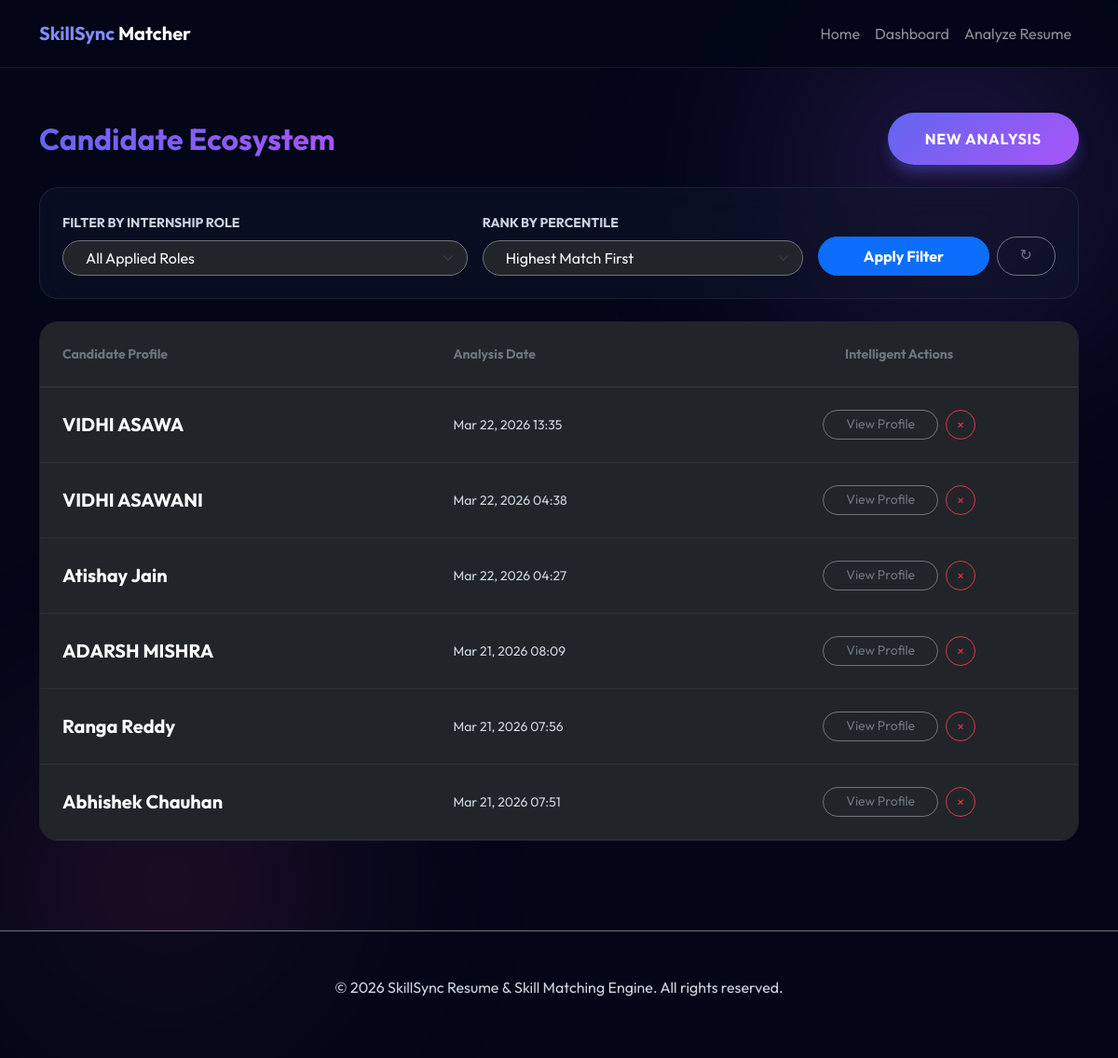
Before: /dashboard/ with the older database file.
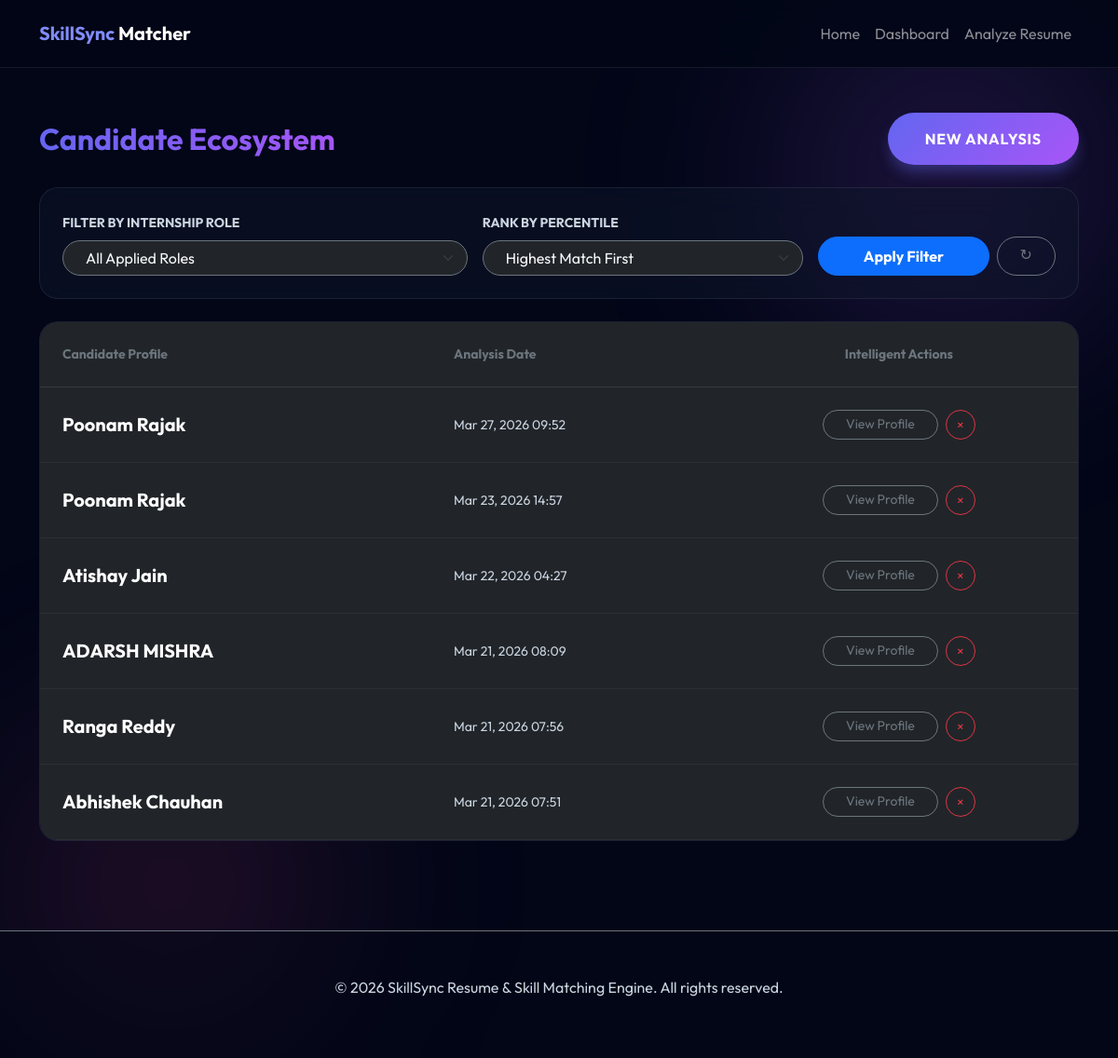
After: the same page with the newer database file.
### matching_app/models.py (models this page shows, shortened)
class Candidate(models.Model):
    name = models.CharField(max_length=100)
    resume_file = models.FileField(upload_to='resumes/', null=True, blank=True)
    education = models.TextField(blank=True)
    skills = models.TextField(blank=True)
    tools = models.TextField(blank=True)
    experience = models.TextField(blank=True)
    projects = models.TextField(blank=True)
    certifications = models.TextField(blank=True)
    extracted_text = models.TextField(blank=True)
    created_at = models.DateTimeField(auto_now_add=True)

### matching_app/views.py (the view)
# urls.py: path('dashboard/', views.dashboard, name='dashboard'),
def dashboard(request):
    roles = Role.objects.all()
    role_id = request.GET.get('role')
    sort_order = request.GET.get('sort', 'desc')
    context = {'roles': roles}
    if role_id:
        selected_role = get_object_or_404(Role, pk=role_id)
        all_candidates = Candidate.objects.all()
        for cand in all_candidates:
            res = get_rule_based_matches(cand.extracted_text, [selected_role])
            if res:
                Match.objects.update_or_create(
                    candidate=cand,
                    role=selected_role,
                    defaults={
                        'match_percentage': res[0]['match_percentage'],
                        'fit_category': res[0]['fit_category']
                    }
                )
        matches = Match.objects.filter(role_id=role_id)
        if sort_order == 'asc':
            matches = matches.order_by('match_percentage')
        else:
            matches = matches.order_by('-match_percentage')
        context['matches'] = matches
        context['selected_role'] = int(role_id)
        context['selected_sort'] = sort_order
    else:
        candidates = Candidate.objects.all().order_by('-created_at')
        context['candidates'] = candidates
    return render(request, 'dashboard.html', context)

### templates/dashboard.html (shortened to what this page needs)
{% extends 'base.html' %}
{% block content %}
<div class="container py-5">
    <div class="d-flex justify-content-between align-items-center mb-4 reveal">
        <h2 class="fw-bold m-0 text-gradient">Candidate Ecosystem</h2>
        <a href="{% url 'upload_resume' %}" class="btn btn-premium">New Analysis</a>
    </div>
    <div class="glass-card-premium neon-blue mb-4 p-4 reveal delay-1">
        <form method="GET" action="{% url 'dashboard' %}" class="row g-3 align-items-end">
            <div class="col-md-5">
                <label class="form-label text-muted small fw-bold text-uppercase">Filter by Internship Role</label>
                <select name="role" class="form-select bg-dark text-light border-secondary rounded-pill ps-4">
                    <option value="">All Applied Roles</option>
                </select>
            </div>
            <div class="col-md-4">
                <label class="form-label text-muted small fw-bold text-uppercase">Rank by Percentile</label>
                <select name="sort" class="form-select bg-dark text-light border-secondary rounded-pill ps-4">
                    <option value="desc" {% if selected_sort == 'desc' %}selected{% endif %}>Highest Match First</option>
                </select>
            </div>
            <div class="col-md-3 d-flex gap-2">
                <button type="submit" class="btn btn-primary rounded-pill w-100 py-2 fw-bold">Apply Filter</button>
                <a href="{% url 'dashboard' %}" class="btn btn-outline-secondary rounded-pill px-4" title="Reset">↻</a>
            </div>
        </form>
    </div>
    <div class="glass-card-premium p-0 overflow-hidden reveal delay-1">
        <table class="table table-dark table-hover m-0" style="background: transparent;">
            <thead style="background: rgba(255, 255, 255, 0.03);">
                <tr>
                    <th class="ps-4 py-4 text-secondary uppercase small tracking-wider">Candidate Profile</th>
                    <th class="py-4 text-secondary uppercase small tracking-wider">{% if selected_role %}Match Percentage{% else %}Analysis Date{% endif %}</th>
                    <th class="py-4 text-center text-secondary uppercase small tracking-wider">Intelligent Actions</th>
                </tr>
            </thead>
            <tbody>
                {% if matches %}
                    {% for match in matches %}
                    <tr style="border-bottom: 1px solid rgba(255,255,255,0.05);">
                        <td class="ps-4 py-4 align-middle">
                            <div class="fw-bold fs-5">{{ match.candidate.name }}</div>
                            <div class="text-muted small">Matched for: {{ match.role.name }}</div>
                        </td>
                        <td class="py-4 align-middle">
                            <div class="d-flex align-items-center gap-3">
                                <span class="fw-bold" style="color: var(--primary-color);">{{ match.match_percentage }}%</span>
                                <div class="fit-badge {% if match.fit_category == 'Strong Fit' %}fit-strong{% elif match.fit_category == 'Moderate Fit' %}fit-moderate{% else %}fit-low{% endif %}">
                                    {{ match.fit_category }}
                                </div>
                            </div>
                        </td>
                        <td class="py-4 text-center">
                            <div class="d-flex justify-content-center gap-2">
                                <a href="{% url 'candidate_detail' match.candidate.pk %}" class="btn btn-sm btn-outline-secondary rounded-pill px-4 border-secondary hover-neon-purple">Deep Analysis</a>
                                <a href="{% url 'delete_candidate' match.candidate.pk %}"
                                   class="btn btn-sm btn-outline-danger rounded-circle p-2 border-danger hover-neon-red"
                                   onclick="return confirm('Delete analysis for {{ match.candidate.name }}?')"
                                   style="width: 32px; height: 32px; display: inline-flex; align-items: center; justify-content: center;">
                                    <span>×</span>
                                </a>
                            </div>
                        </td>
                    </tr>
                    {% endfor %}
                {% elif candidates %}
                    {% for candidate in candidates %}
                    <tr style="border-bottom: 1px solid rgba(255,255,255,0.05);">
                        <td class="ps-4 py-4 align-middle">
                            <div class="fw-bold fs-5">{{ candidate.name }}</div>
                        </td>
                        <td class="py-4 align-middle text-muted small">{{ candidate.created_at|date:"M d, Y H:i" }}</td>
                        <td class="py-4 text-center">
                            <div class="d-flex justify-content-center gap-2">
                                <a href="{% url 'candidate_detail' candidate.pk %}" class="btn btn-sm btn-outline-secondary rounded-pill px-4 border-secondary hover-neon-purple">View Profile</a>
                                <a href="{% url 'delete_candidate' candidate.pk %}"
                                   class="btn btn-sm btn-outline-danger rounded-circle p-2 border-danger hover-neon-red"
                                   onclick="return confirm('Delete analysis for {{ candidate.name }}?')"
                                   style="width: 32px; height: 32px; display: inline-flex; align-items: center; justify-content: center;">
                                    <span>×</span>
                                </a>
                            </div>
                        </td>
                    </tr>
                    {% endfor %}
                {% endif %}
            </tbody>
        </table>
    </div>
</div>
{% endblock %}

### templates/base.html (shortened to what this page needs)
<!DOCTYPE html>
<html lang="en">
<head>
    <link href="https://cdn.jsdelivr.net/npm/bootstrap@5.3.0/dist/css/bootstrap.min.css" rel="stylesheet">
    <link rel="stylesheet" href="/static/css/style.css">
</head>
<body>
    <div class="bg-blob blob-1"></div>
    <nav class="navbar navbar-expand-lg navbar-dark nav-glass sticky-top">
        <div class="container">
            <a class="navbar-brand fw-bold" href="{% url 'home' %}">
                <span style="color: #818cf8;">SkillSync</span> Matcher
            </a>
            <div class="collapse navbar-collapse" id="navbarNav">
                <ul class="navbar-nav ms-auto">
                    <li class="nav-item"><a class="nav-link" href="{% url 'home' %}">Home</a></li>
                    <li class="nav-item"><a class="nav-link" href="{% url 'dashboard' %}">Dashboard</a></li>
                    <li class="nav-item"><a class="nav-link" href="{% url 'upload_resume' %}">Analyze Resume</a></li>
                </ul>
            </div>
        </div>
    </nav>
    <main>
        {% block content %}{% endblock %}
    </main>
    <footer class="py-5 text-center text-muted border-top border-secondary mt-5" style="background: rgba(2, 6, 23, 0.5);">
        <div class="container">
            <p>&copy; 2026 SkillSync Resume & Skill Matching Engine. All rights reserved.</p>
        </div>
    </footer>
</body>
</html>

### static/css/style.css (style rules this page uses)
:root { --primary-color: #6366f1; --secondary-color: #a855f7; --accent-color: #ec4899; --bg-dark: #020617; --card-bg: rgba(15, 23, 42, 0.6); --text-main: #f8fafc; --text-muted: #cbd5e1; --glass-border: rgba(255, 255, 255, 0.08); --neon-blue: #00d2ff; --neon-purple: #9d50bb; }
body { background: #020617; color: var(--text-main); font-family: 'Outfit', sans-serif; margin: 0; overflow-x: hidden; min-height: 100vh; position: relative; }
.text-muted { color: var(--text-muted) !important; }
.bg-blob { position: fixed; width: 600px; height: 600px; background: radial-gradient(circle, rgba(99, 102, 241, 0.15) 0%, rgba(99, 102, 241, 0) 70%); border-radius: 50%; z-index: -1; filter: blur(80px); animation: blob-float 20s infinite alternate; }
.blob-1 { top: -10%; right: -10%; background: radial-gradient(circle, rgba(168, 85, 247, 0.2) 0%, rgba(168, 85, 247, 0) 70%); }
.glass-card-premium { background: rgba(15, 23, 42, 0.5); backdrop-filter: blur(16px); border: 1px solid var(--glass-border); border-radius: 1.25rem; padding: 2.5rem; transition: all 0.4s ease; position: relative; overflow: hidden; }
.neon-blue { --card-color: #6366f1; }
.nav-glass { background: rgba(2, 6, 23, 0.85); backdrop-filter: blur(16px); border-bottom: 1px solid var(--glass-border); padding: 1rem 0; z-index: 1000; }
.reveal { opacity: 0; transform: translateY(30px); animation: reveal 0.8s forwards; }
.delay-1 { animation-delay: 0.2s; }
.btn-premium { background: linear-gradient(135deg, var(--primary-color), var(--secondary-color)); border: none; color: white; padding: 1rem 2.5rem; border-radius: 9999px; font-weight: 700; text-transform: uppercase; letter-spacing: 0.05em; transition: all 0.3s ease; box-shadow: 0 10px 15px -3px rgba(99, 102, 241, 0.4); }

### templates/dashboard.html (style rules this page uses)
.text-gradient { background: linear-gradient(45deg, var(--primary-color), var(--secondary-color)); -webkit-background-clip: text; -webkit-text-fill-color: transparent; }

Changed rows visible on the page:
removed Candidate: name "VIDHI ASAWA", created_at "Mar 22, 2026 13:35"
removed Candidate: name "VIDHI ASAWANI", created_at "Mar 22, 2026 04:38"
added Candidate: name "Poonam Rajak", created_at "Mar 27, 2026 09:52"
added Candidate: name "Poonam Rajak", created_at "Mar 23, 2026 14:57"
